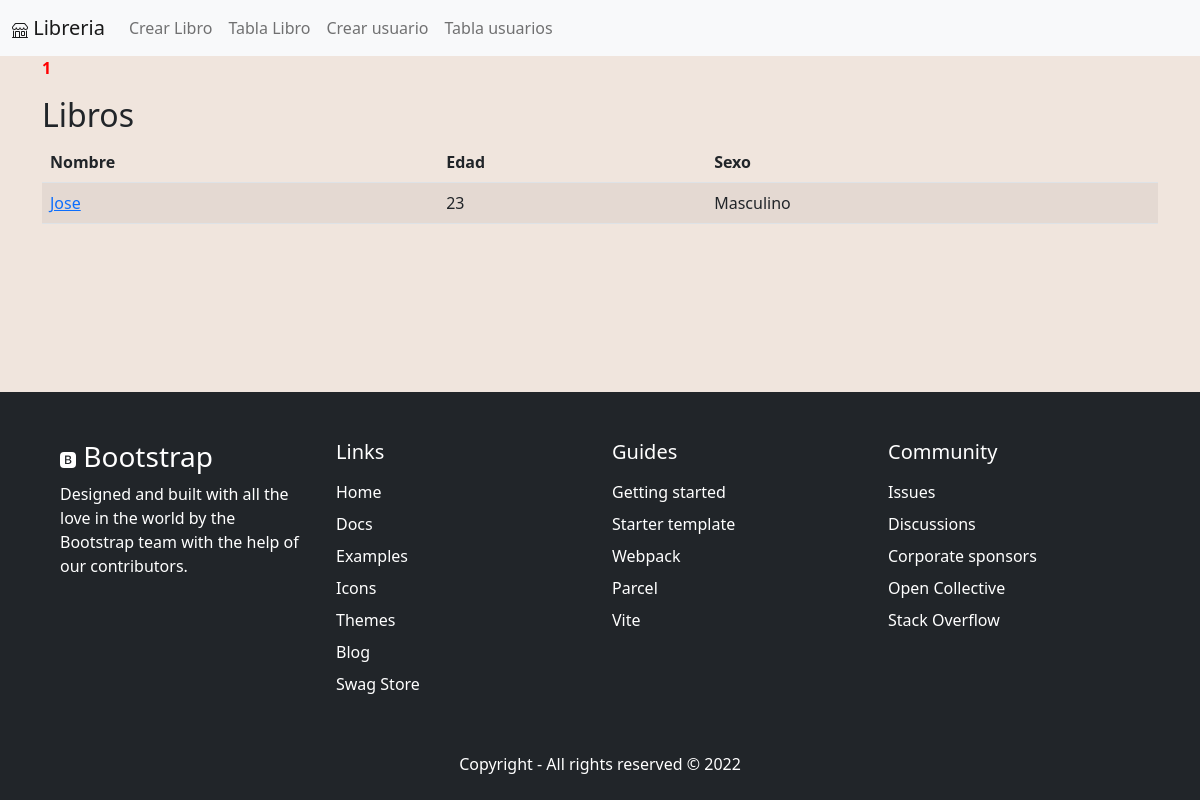
/indexU, run on an earlier commit of the app's database.
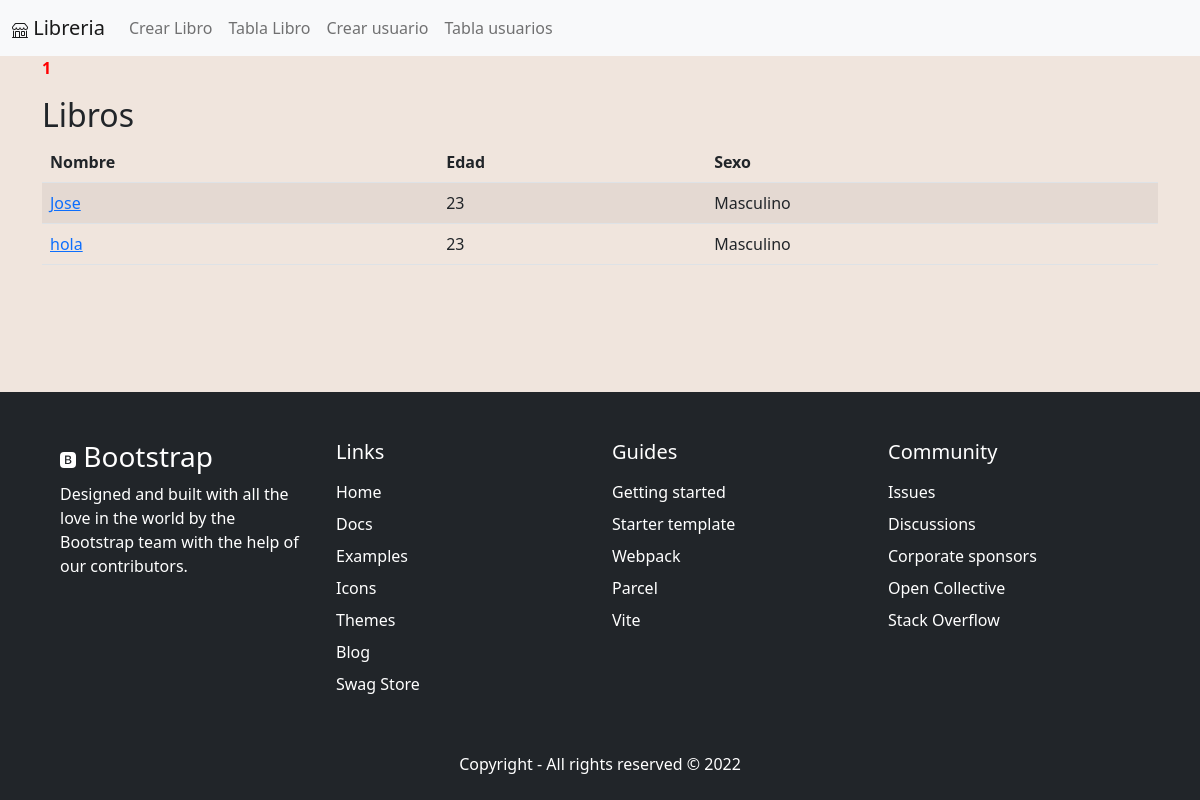
And on a later commit of the database.
### myapp/models.py (models this page shows)
    class Users(db.Model):
        __tablename__ = "users"
        id = db.Column("user_id", db.Integer, primary_key=True, autoincrement=True)
        name = db.Column("name", db.String)
        age = db.Column("age", db.Integer)
        sex = db.Column("sex", db.String)
        interactions = db.relationship("Interactions", backref="users", lazy=True)

### myapp/views.py (the view)
    @app.route("/indexU", methods=["GET", "POST"])
    def indexU():
        page = int(request.args.get("page", 1))
        users_list = db_access["users_list"]
        users = users_list(page=page)
        total_pages = ceil (users.total / 10)
        return render_template(
            "indexU.html", users=users, pages=[i + 1 for i in range(total_pages)]
        )

### myapp/templates/indexU.html
{% extends 'base.html' %} {% block content %}
    <div class="container">
      <div class="row">
        <div class="col-12">
          <p>
            {% for page in pages %} {% if page == users.page %}
            <a href="/?page={{ page }}" class="current-page"
              ><strong>{{ page }}</strong></a
            >
            {% else %}
            <a href="/?page={{ page }}">{{ page }}</a>
            {% endif %} {% endfor %}
          </p>
          <h2>Libros</h2>
          <table id="tabla" class="table table-striped">
            <thead>
              <tr>
                <th>Nombre</th>
                <th>Edad</th>
                <th>Sexo</th>
              </tr>
            </thead>
            <tbody>
          <tr>
            {% for u in users.items %}
          <td><a href="/users/{{ u.id }}">{{ u.name }}</a></td>
          <td>{{ u.age }}</td>
          <td>{{ u.sex }}</td>
          </tr>
          {% endfor %}
        </tbody>
        </table>
        </div>
      </div>
    </div>
    {% endblock %}

### myapp/templates/base.html (shortened to what this page needs)
<!DOCTYPE html>
<html lang="en">
<head>
    <link href="https://cdn.jsdelivr.net/npm/bootstrap@5.2.3/dist/css/bootstrap.min.css" rel="stylesheet">
    <link rel="stylesheet" href="{{ url_for('static', filename='mystyle.css') }}">
</head>
<body class="d-flex flex-column min-vh-100">
        <nav class="navbar navbar-expand-lg bg-light">
            <div class="container-fluid">
              <a class="navbar-brand" aria-current="page" href="/">
                Libreria
              </a>
              <div class="collapse navbar-collapse" id="navbarNavAltMarkup">
                <div class="navbar-nav">
                  <a class="nav-link" href="/create">Crear Libro</a>
                  <a class="nav-link" href="/indexL">Tabla Libro</a>
                  <a class="nav-link" href="/createU">Crear usuario</a>
                  <a class="nav-link" href="/indexU">Tabla usuarios</a>
                  <a class="nav-link" href=""></a>
                </div>
              </div>
            </div>
          </nav>
        {% block content %} {% endblock %}
    <footer class="mt-auto">
        <div class="container-fluid footer">
            <div class="row p-5 pb-2 bg-dark text-white">
                <div class="col-xs-12 col-md-6 col-lg-3">
                    <p class="h3">
                       Bootstrap</p>
                    <p>Designed and built with all the love in the world by the
                         Bootstrap team with the help of our contributors.</p>
                </div>
                <div class="col-xs-12 col-md-6 col-lg-3">
                    <p class="h5 mb-3">Links</p>
                    <div class="mb-2">
                        <a class="text-white text-decoration-none" href="#">Home</a>
                    </div>
                    <div class="mb-2">
                        <a class="text-white text-decoration-none" href="#">Docs</a>
                    </div>
                    <div class="mb-2">
                        <a class="text-white text-decoration-none" href="#">Examples</a>
                    </div>
                    <div class="mb-2">
                        <a class="text-white text-decoration-none" href="#">Icons</a>
                    </div>
                    <div class="mb-2">
                        <a class="text-white text-decoration-none" href="#">Themes</a>
                    </div>
                    <div class="mb-2">
                        <a class="text-white text-decoration-none" href="#">Blog</a>
                    </div>
                    <div class="mb-2">
                        <a class="text-white text-decoration-none" href="#">Swag Store</a>
                    </div>
                </div>
                <div class="col-xs-12 col-md-6 col-lg-3">
                    <p class="h5 mb-3">Guides</p>
                    <div class="mb-2">
                        <a class="text-white text-decoration-none" href="#">Getting started</a>
                    </div>
                    <div class="mb-2">
                        <a class="text-white text-decoration-none" href="#">Starter template</a>
                    </div>
                    <div class="mb-2">
                        <a class="text-white text-decoration-none" href="#">Webpack</a>
                    </div>
                    <div class="mb-2">
                        <a class="text-white text-decoration-none" href="#">Parcel</a>
                    </div>
                    <div class="mb-2">
                        <a class="text-white text-decoration-none" href="#">Vite</a>
                    </div>
                </div>
                <div class="col-xs-12 col-md-6 col-lg-3">
                    <p class="h5 mb-3">Community</p>
                    <div class="mb-2">
                        <a class="text-white text-decoration-none" href="#">Issues</a>
                    </div>
                    <div class="mb-2">
                        <a class="text-white text-decoration-none" href="#">Discussions</a>
                    </div>
                    <div class="mb-2">
                        <a class="text-white text-decoration-none" href="#">Corporate sponsors</a>
                    </div>
                    <div class="mb-2">
                        <a class="text-white text-decoration-none" href="#">Open Collective</a>
                    </div>
                    <div class="mb-2">
                        <a class="text-white text-decoration-none" href="#">Stack Overflow</a>
                    </div>
                </div>
                <div class="col-xs-12 pt-5">
                    <p class="text-white text-center">Copyright - All rights reserved © 2022</p>
                </div>
            </div>
        </div>
    </footer>
</body>
</html>

### myapp/static/mystyle.css (style rules this page uses)
body { background-color: #f0e5dd; }
.current-page { color: red; text-decoration: none; }

What changed in the data, as far as the page shows it:
added Users: name "hola", age "23", sex "Masculino"
